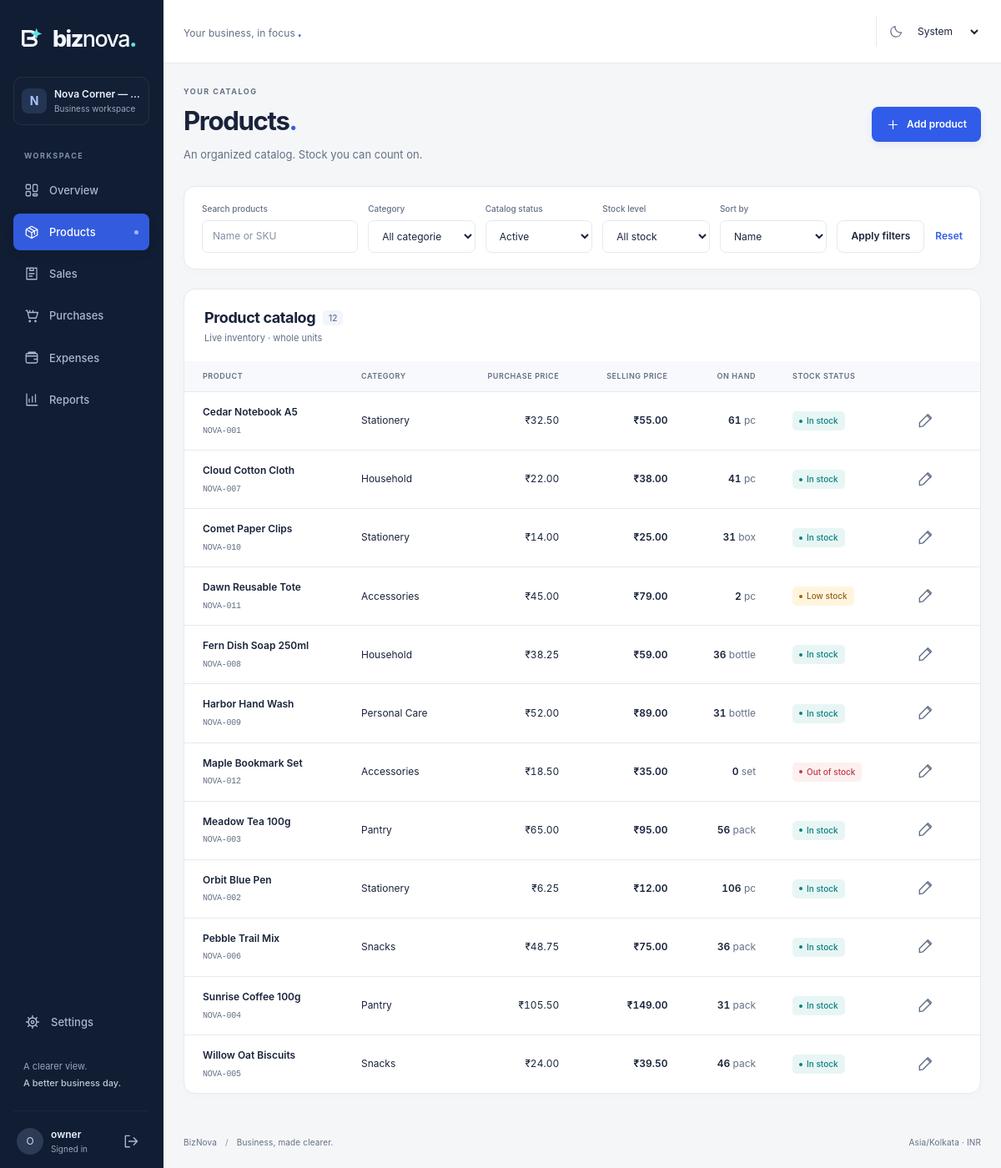
Screenshot of /products (signed in) with the database file from the repository.
### app/models/settings.py (models this page shows, shortened)
class BusinessSettings(db.Model):
    __tablename__ = "business_settings"
    id = db.Column(db.Integer, primary_key=True)
    business_name = db.Column(db.String(120), nullable=False, default="BizNova")
    currency = db.Column(db.String(3), nullable=False, default="INR")
    timezone = db.Column(db.String(64), nullable=False, default="Asia/Kolkata")
    theme = db.Column(db.String(10), nullable=False, default="system")
    updated_at = db.Column(db.DateTime, nullable=False, default=utcnow, onupdate=utcnow)
    __table_args__ = (
        db.CheckConstraint("theme IN ('light', 'dark', 'system')", name="ck_settings_theme"),
        db.CheckConstraint("length(currency) = 3", name="ck_settings_currency"),
    )
    @classmethod
    def get(cls) -> "BusinessSettings":
        with db.session.no_autoflush:
            settings = db.session.get(cls, 1)
        return settings

### app/models/user.py (models this page shows, shortened)
class User(TimestampMixin, db.Model):
    __tablename__ = "users"
    id = db.Column(db.Integer, primary_key=True)
    username = db.Column(db.String(40), nullable=False, unique=True, index=True)
    display_name = db.Column(db.String(120), nullable=False)
    password_hash = db.Column(db.String(255), nullable=False)
    last_login_at = db.Column(db.DateTime, nullable=True)

### app/models/catalog.py (models this page shows)
class Product(TimestampMixin, db.Model):
    __tablename__ = "products"
    id = db.Column(db.Integer, primary_key=True)
    sku = db.Column(db.String(40), nullable=False, unique=True, index=True)
    name = db.Column(db.String(160), nullable=False, index=True)
    category_id = db.Column(db.Integer, db.ForeignKey("categories.id"), nullable=True, index=True)
    unit = db.Column(db.String(16), nullable=False, default="pc")
    purchase_price_paise = db.Column(db.Integer, nullable=False, default=0)
    selling_price_paise = db.Column(db.Integer, nullable=False, default=0)
    current_stock = db.Column(db.Integer, nullable=False, default=0)
    low_stock_threshold = db.Column(db.Integer, nullable=False, default=0)
    description = db.Column(db.Text, nullable=True)
    is_archived = db.Column(db.Boolean, nullable=False, default=False, index=True)
    updated_at = db.Column(db.DateTime, nullable=False, default=utcnow, onupdate=utcnow)
    category = db.relationship("Category", lazy="joined")
    movements = db.relationship("StockMovement", back_populates="product", lazy="dynamic")
    __table_args__ = (
        db.CheckConstraint("purchase_price_paise >= 0", name="ck_products_purchase_price"),
        db.CheckConstraint("selling_price_paise >= 0", name="ck_products_selling_price"),
        db.CheckConstraint(
            "typeof(purchase_price_paise) = 'integer' AND typeof(selling_price_paise) = 'integer' "
            "AND purchase_price_paise <= 99999999999 AND selling_price_paise <= 99999999999",
            name="ck_products_prices_bounded_integer",
        ),
        db.CheckConstraint("current_stock >= 0", name="ck_products_stock_non_negative"),
        db.CheckConstraint("current_stock <= 1000000000", name="ck_products_stock_max"),
        db.CheckConstraint("typeof(current_stock) = 'integer'", name="ck_products_stock_integer"),
        db.CheckConstraint("low_stock_threshold >= 0", name="ck_products_threshold_non_negative"),
        db.CheckConstraint(
            "low_stock_threshold <= 1000000000 AND typeof(low_stock_threshold) = 'integer'",
            name="ck_products_threshold_bounded_integer",
        ),
        Index("ix_products_name_stock", "name", "current_stock"),
    )

class Category(TimestampMixin, db.Model):
    __tablename__ = "categories"
    id = db.Column(db.Integer, primary_key=True)
    name = db.Column(db.String(80, collation="NOCASE"), nullable=False, unique=True)

### app/blueprints/products.py (the view)
@bp.get("")
@login_required
def index():
    stmt = select(Product)
    status = request.args.get("status", "active")
    if status != "all":
        stmt = stmt.where(Product.is_archived.is_(status == "archived"))
    if search_term():
        stmt = stmt.where(or_(Product.name.contains(search_term(), autoescape=True), Product.sku.contains(search_term(), autoescape=True)))
    category = request.args.get("category", type=int)
    if category:
        if not 1 <= category <= 2147483647:
            raise ValidationError("Choose a valid category.")
        stmt = stmt.where(Product.category_id == category)
    stock = request.args.get("stock")
    if stock == "low":
        stmt = stmt.where(Product.current_stock <= Product.low_stock_threshold)
    elif stock == "out":
        stmt = stmt.where(Product.current_stock == 0)
    sort = {"name": Product.name, "sku": Product.sku, "stock": Product.current_stock, "price": Product.selling_price_paise}.get(request.args.get("sort"), Product.name)
    pagination = db.paginate(stmt.order_by(sort, Product.id), page=page_number(), per_page=12, error_out=False)
    return render_template("products/list.html", pagination=pagination, categories=db.session.scalars(select(Category).order_by(Category.name)).all(), filters=request.args)

### app/templates/products/list.html (shortened to what this page needs)
{% extends 'base.html' %}
{% import '_ui.html' as ui with context %}
{% block content %}
<div class="page-heading"><div><p class="eyebrow">YOUR CATALOG</p><h1>Products<span class="accent-dot">.</span></h1><p class="page-description">An organized catalog. Stock you can count on.</p></div><a class="btn btn-primary" href="/products/new">{{ ui.icon('plus') }}Add product</a></div>
<form method="get" action="/products" class="filter-bar card filter-card no-print">
{{ ui.input('q', 'Search products', value=filters.get('q', ''), placeholder='Name or SKU', type='search') }}
<div class="field"><label for="category">Category</label><select id="category" name="category"><option value="">All categories</option></select></div>
<div class="field"><label for="status">Catalog status</label><select id="status" name="status">{% for value, label in [('active','Active'),('archived','Archived'),('all','All statuses')] %}<option value="{{ value }}" {% if filters.get('status','active') == value %}selected{% endif %}>{{ label }}</option>{% endfor %}</select></div>
<div class="field"><label for="stock">Stock level</label><select id="stock" name="stock">{% for value, label in [('all','All stock'),('low','Low stock (includes zero)'),('out','Out of stock')] %}<option value="{{ value }}" {% if filters.get('stock','all') == value %}selected{% endif %}>{{ label }}</option>{% endfor %}</select></div>
<div class="field"><label for="sort">Sort by</label><select id="sort" name="sort">{% for value, label in [('name','Name'),('sku','SKU'),('stock','Stock'),('price','Selling price')] %}<option value="{{ value }}" {% if filters.get('sort','name') == value %}selected{% endif %}>{{ label }}</option>{% endfor %}</select></div><div class="filter-actions"><button type="submit" class="btn btn-secondary">Apply filters</button><a class="text-link" href="/products">Reset</a></div></form>
<section class="card"><div class="card-heading"><div><h2>Product catalog <span class="count-badge">{{ pagination.total }}</span></h2><p class="muted">Live inventory · whole units</p></div></div>{% if pagination.items %}<div class="table-scroll" tabindex="0" role="region" aria-label="Product catalog"><table><thead><tr><th scope="col">Product</th><th scope="col">Category</th><th scope="col" class="numeric">Purchase price</th><th scope="col" class="numeric">Selling price</th><th scope="col" class="numeric">On hand</th><th scope="col">Stock status</th><th scope="col"><span class="sr-only">Actions</span></th></tr></thead><tbody>{% for product in pagination.items %}<tr><td><a class="cell-link" href="/products/{{ product.id }}">{{ product.name }}</a><small class="cell-meta mono">{{ product.sku }}</small></td><td>{{ product.category.name if product.category else 'General' }}</td><td class="numeric">{{ product.purchase_price_paise|money }}</td><td class="numeric amount">{{ product.selling_price_paise|money }}</td><td class="numeric"><strong>{{ product.current_stock }}</strong> <span class="muted">{{ product.unit }}</span></td><td>{{ ui.stock(product) }}</td><td><a class="icon-button" href="/products/{{ product.id }}/edit" aria-label="Edit {{ product.name }}">{{ ui.icon('edit') }}</a></td></tr>{% endfor %}</tbody></table></div>{{ ui.pagination_nav(pagination) }}{% else %}{{ ui.empty('No products to show', 'Try different filters, or add a product to start building your catalog.', '/products/new', 'Add product') }}{% endif %}</section>
{% endblock %}

### app/templates/base.html (shortened to what this page needs)
<!doctype html>
<html lang="en" data-theme="light">
<head>
  <link rel="stylesheet" href="{{ url_for('static', filename='css/app.css') }}">
</head>
{% import '_ui.html' as ui with context %}
<body class="{% if not current_user %}auth-layout{% endif %}" data-currency="{{ business.currency if business else 'INR' }}">
{% if current_user %}
<aside class="sidebar no-print" id="sidebar" aria-label="Workspace navigation">
  <div class="sidebar-brand"><a class="brand" href="/" aria-label="BizNova home"><svg class="brand-mark" width="32" height="32" viewBox="0 0 32 32" fill="none" aria-hidden="true"><path d="M4 25V7h9c8 0 8 9 1 9H9m5 0c9 0 9 9 0 9H4" stroke="currentColor" stroke-width="3.5"/><path d="m21 3 2 5 5 2-5 2-2 5-2-5-5-2 5-2 2-5Z" fill="#5CE1E6"/></svg><span>biz<span class="brand-nova">nova</span><span class="brand-period">.</span></span></a><button class="icon-button mobile-only js-only" type="button" data-close-drawer aria-label="Close navigation">{{ ui.icon('close') }}</button></div>
  <div class="workspace-label"><span class="workspace-avatar">{{ (business.business_name or 'B')[:1]|upper }}</span><div><strong>{{ business.business_name }}</strong><small>Business workspace</small></div></div>
  <p class="nav-caption">WORKSPACE</p>
  <nav class="main-nav" aria-label="Main">
  {% for href, label, icon in [('/', 'Overview', 'dashboard'), ('/products', 'Products', 'box'), ('/sales', 'Sales', 'sale'), ('/purchases', 'Purchases', 'purchase'), ('/expenses', 'Expenses', 'expense'), ('/reports', 'Reports', 'report')] %}
  {% set active = request.path == href if href == '/' else request.path.startswith(href) %}<a href="{{ href }}" aria-label="{{ label }}" {% if active %}aria-current="page"{% endif %}>{{ ui.icon(icon) }}<span>{{ label }}</span>{% if active %}<span class="nav-active-dot"></span>{% endif %}</a>
  {% endfor %}
  </nav>
  <div class="sidebar-bottom"><a class="settings-nav {% if request.path == '/settings' %}active{% endif %}" href="/settings" {% if request.path == '/settings' %}aria-current="page"{% endif %}>{{ ui.icon('settings') }}Settings</a><div class="sidebar-note">A clearer view.<br><strong>A better business day.</strong></div><div class="account-row"><span class="user-avatar">{{ current_user.username[:1]|upper }}</span><div><strong>{{ current_user.username }}</strong><small>Signed in</small></div><form method="post" action="/auth/logout">{{ ui.csrf() }}<button class="icon-button" type="submit" aria-label="Sign out" title="Sign out">{{ ui.icon('logout') }}</button></form></div></div>
</aside>
{% endif %}
<div class="app-shell" id="app-shell">
  <header class="topbar no-print">
    <div class="topbar-start">{% if current_user %}<span class="topbar-workspace">Your business, in focus<span class="accent-dot">.</span></span>{% else %}<a class="brand brand-compact" href="/">biz<span class="brand-nova">nova</span><span class="brand-period">.</span></a>{% endif %}</div>
    <div class="topbar-actions"><div class="theme-control">{{ ui.icon('moon') }}<select id="header-theme" data-theme-select aria-label="Color theme"><option value="system" selected>System</option></select></div></div>
  </header>
  <main id="main-content" class="main-content" tabindex="-1">
    {% block content %}{% endblock %}
    {% if current_user %}<footer class="page-footer"><span>BizNova <span class="footer-divider">/</span> Business, made clearer.</span><span>{{ business.timezone }} · {{ business.currency }}</span></footer>{% endif %}
  </main>
</div>
</body>
</html>

### app/templates/_ui.html (shortened to what this page needs)
{% macro icon(name, cls='') -%}
<svg class="icon {{ cls }}" width="20" height="20" viewBox="0 0 24 24" fill="none" stroke="currentColor" stroke-width="1.7" stroke-linecap="round" stroke-linejoin="round" aria-hidden="true">
{% if name == 'dashboard' %}<rect x="3" y="3" width="7" height="7" rx="1.5"/><rect x="14" y="3" width="7" height="11" rx="1.5"/><rect x="3" y="14" width="7" height="7" rx="1.5"/><rect x="14" y="18" width="7" height="3" rx="1"/>
{% elif name == 'box' %}<path d="m12 3 9 5v9l-9 5-9-5V8l9-5Z M3 8l9 5 9-5 M12 13v9 M7.5 5.5l9 5v5"/>
{% elif name == 'sale' %}<path d="M7 3H4v18h16V3h-3 M9 3h6v4H9z M8 12h8 M8 16h5"/>
{% elif name == 'purchase' %}<path d="M3 3h2l3 12h11l3-9H6 M9 6V3 M14 6V3"/><circle cx="9" cy="20" r="1"/><circle cx="18" cy="20" r="1"/>
{% elif name == 'expense' %}<rect x="3" y="5" width="18" height="15" rx="2"/><path d="M3 9h18 M16 14h5 M7 5V3h11"/>
{% elif name == 'report' %}<path d="M4 3v18h17 M8 16v-5 M13 16V7 M18 16V4"/>
{% elif name == 'settings' %}<path d="M12 3v3 M12 18v3 M3 12h3 M18 12h3 M5.6 5.6l2.1 2.1 M16.3 16.3l2.1 2.1 M5.6 18.4l2.1-2.1 M16.3 7.7l2.1-2.1"/><circle cx="12" cy="12" r="6"/><circle cx="12" cy="12" r="2"/>
{% elif name == 'plus' %}<path d="M12 5v14 M5 12h14"/>
{% elif name == 'arrow' %}<path d="M5 12h14 M14 6l6 6-6 6"/>
{% elif name == 'back' %}<path d="M19 12H5 M10 6l-6 6 6 6"/>
{% elif name == 'up' %}<path d="m5 16 6-6 4 4 6-9 M15 5h6v6"/>
{% elif name == 'down' %}<path d="m5 8 6 6 4-4 6 9 M15 19h6v-6"/>
{% elif name == 'search' %}<circle cx="10.5" cy="10.5" r="6.5"/><path d="m16 16 5 5"/>
{% elif name == 'check' %}<path d="m5 12 4 4L19 6"/>
{% elif name == 'alert' %}<path d="m12 3 10 18H2L12 3Z M12 9v5 M12 17h.01"/>
{% elif name == 'close' %}<path d="m6 6 12 12 M6 18 18 6"/>
{% elif name == 'menu' %}<path d="M4 6h16 M4 12h16 M4 18h16"/>
{% elif name == 'logout' %}<path d="M10 4H4v16h6 M9 12h12 M16 7l5 5-5 5"/>
{% elif name == 'download' %}<path d="M12 3v12 M7 10l5 5 5-5 M4 16v5h16v-5"/>
{% elif name == 'print' %}<path d="M7 8V3h10v5 M7 17H3V8h18v9h-4 M7 14h10v7H7z M17 11h.01"/>
{% elif name == 'moon' %}<path d="M20.5 14A9 9 0 0 1 10 3.5 9 9 0 1 0 20.5 14Z"/>
{% elif name == 'calendar' %}<rect x="3" y="5" width="18" height="16" rx="2"/><path d="M7 3v4 M17 3v4 M3 11h18 M8 15h2 M14 15h2"/>
{% elif name == 'edit' %}<path d="m15 4 5 5 M4 20l5-1L21 7l-5-5L4 14v6Z"/>
{% elif name == 'shield' %}<path d="m12 3 8 3v6c0 5-8 9-8 9s-8-4-8-9V6l8-3Z m-4 9 3 3 5-6"/>
{% else %}<circle cx="12" cy="12" r="9"/><path d="M12 11v6 M12 7h.01"/>{% endif %}
</svg>
{%- endmacro %}
{% macro field_id(name) -%}{{ name|replace('[','-')|replace(']','')|replace('.','-') }}{%- endmacro %}
{% macro input(name, label, type='text', required=false, value=none, hint='', placeholder='', maxlength=none, min=none, max=none, step=none, autocomplete=none, inputmode=none, error_key=none, list=none, minlength=none) -%}
{% set key = error_key or name %}
<div class="field">
<label for="{{ field_id(key) }}">{{ label }}{% if required %} <span class="required" aria-hidden="true">*</span>{% endif %}</label>
<input id="{{ field_id(key) }}" name="{{ name }}" type="{{ type }}" value="{{ (form|default({})).get(name, '') if value is none else value }}"  {% if placeholder %}placeholder="{{ placeholder }}"{% endif %}         {{ error_attrs(key, hint) }}>
</div>
{%- endmacro %}
{% macro status(value) -%}<span class="badge {% if value in ['voided', 'archived'] %}badge-neutral{% elif value in ['out', 'Out of stock'] %}badge-danger{% elif value in ['low', 'Low stock'] %}badge-warning{% else %}badge-success{% endif %}"><span class="status-dot"></span>{{ {'out':'Out of stock', 'low':'Low stock', 'in':'In stock'}.get(value, value|replace('_',' ')|capitalize) }}</span>{%- endmacro %}
{% macro stock(product) -%}{{ status('archived' if product.is_archived else ('out' if product.current_stock <= 0 else ('low' if product.current_stock <= product.low_stock_threshold else 'in'))) }}{%- endmacro %}

### rows the page displays
BusinessSettings: business_name "N", business_name "Nova Corner —…", timezone "Asia/Kolkata", currency "INR"
User: username "O", username "owner"
Product: name "Cedar Notebook A5", sku "NOVA-001", category "Stationery", purchase_price_paise "₹32.50", selling_price_paise "₹55.00", current_stock "61", unit "pc", value "In stock"
Product: name "Cloud Cotton Cloth", sku "NOVA-007", category "Household", purchase_price_paise "₹22.00", selling_price_paise "₹38.00", current_stock "41", unit "pc", value "In stock"
Product: name "Comet Paper Clips", sku "NOVA-010", category "Stationery", purchase_price_paise "₹14.00", selling_price_paise "₹25.00", current_stock "31", unit "box", value "In stock"
Product: name "Dawn Reusable Tote", sku "NOVA-011", category "Accessories", purchase_price_paise "₹45.00", selling_price_paise "₹79.00", current_stock "2", unit "pc", value "Low stock"
Product: name "Fern Dish Soap 250ml", sku "NOVA-008", category "Household", purchase_price_paise "₹38.25", selling_price_paise "₹59.00", current_stock "36", unit "bottle", value "In stock"
Product: name "Harbor Hand Wash", sku "NOVA-009", category "Personal Care", purchase_price_paise "₹52.00", selling_price_paise "₹89.00", current_stock "31", unit "bottle", value "In stock"
Product: name "Maple Bookmark Set", sku "NOVA-012", category "Accessories", purchase_price_paise "₹18.50", selling_price_paise "₹35.00", current_stock "0", unit "set", value "Out of stock"
Product: name "Meadow Tea 100g", sku "NOVA-003", category "Pantry", purchase_price_paise "₹65.00", selling_price_paise "₹95.00", current_stock "56", unit "pack", value "In stock"
Product: name "Orbit Blue Pen", sku "NOVA-002", category "Stationery", purchase_price_paise "₹6.25", selling_price_paise "₹12.00", current_stock "106", unit "pc", value "In stock"
Product: name "Pebble Trail Mix", sku "NOVA-006", category "Snacks", purchase_price_paise "₹48.75", selling_price_paise "₹75.00", current_stock "36", unit "pack", value "In stock"
Product: name "Sunrise Coffee 100g", sku "NOVA-004", category "Pantry", purchase_price_paise "₹105.50", selling_price_paise "₹149.00", current_stock "31", unit "pack", value "In stock"
Product: name "Willow Oat Biscuits", sku "NOVA-005", category "Snacks", purchase_price_paise "₹24.00", selling_price_paise "₹39.50", current_stock "46", unit "pack", value "In stock"

### other values shown
{{ label }} "Overview" "Products" "Sales" "Purchases" "Expenses" "Reports"
{{ label }} "Search products"
{{ pagination.total }} "12"
form field status "Active"
form field stock "All stock"
form field sort "Name"
